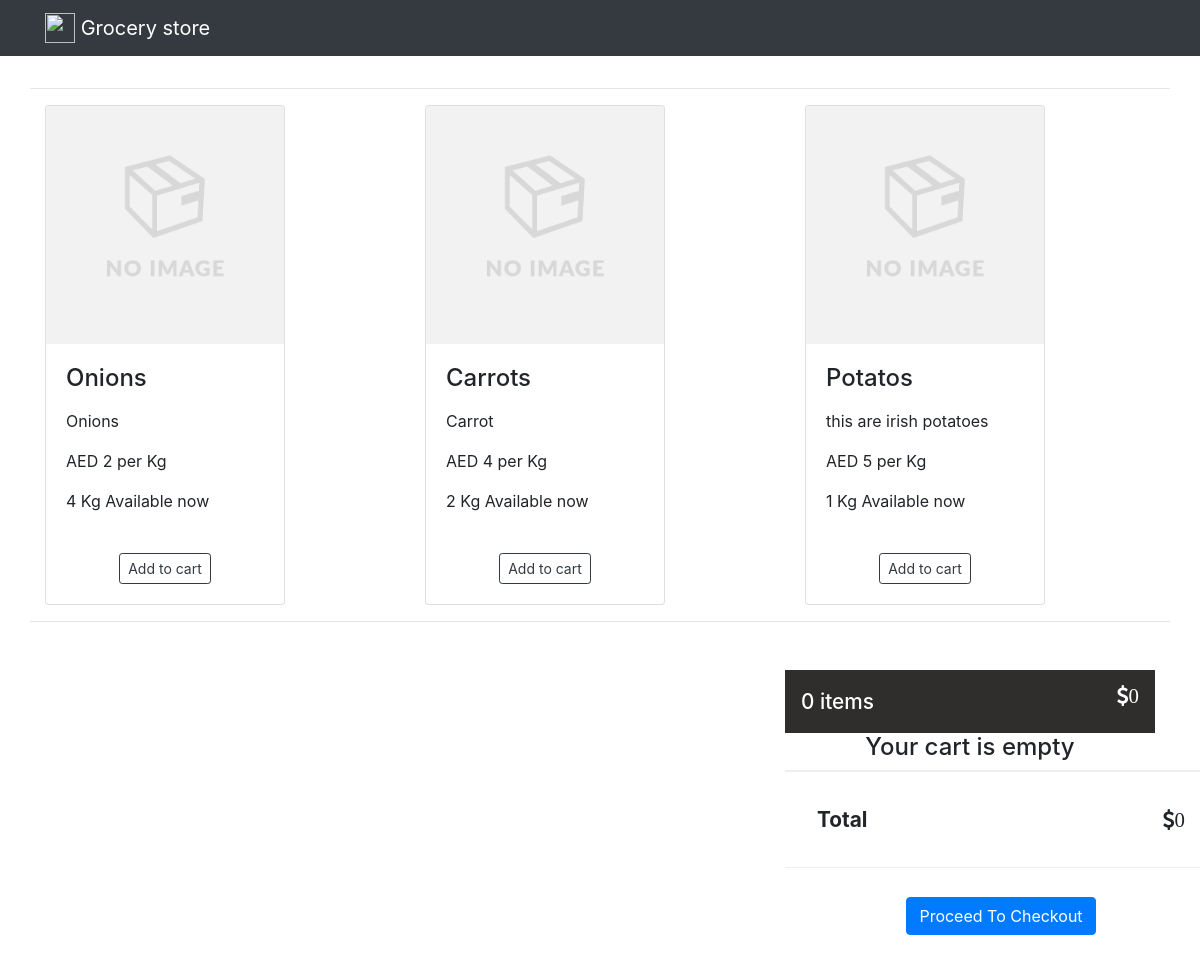
The page / on the database its author committed.
### store/models.py (models this page shows, shortened)
class Product(models.Model):
    product_name = models.CharField(_('Product'), max_length=20)
    product_description = models.CharField(_('Product description'), max_length=200)
    slug = models.SlugField()

class Price(models.Model):
    product = models.ForeignKey(Product, on_delete=models.CASCADE, related_name='prices')
    unit = models.CharField(_('Unit of measurement'), max_length=5,
                            choices=MEASURING_UNIT_CHOICES, default=KILOGRAM)
    price = models.IntegerField(_('Price per unit'))
    currency = models.CharField(_('Currency'), max_length=5,
                            choices=CURRENCIES, default='AED')

class Quantity(models.Model):
    product = models.ForeignKey(Product, on_delete=models.CASCADE, related_name='quantities')
    unit = models.CharField(_('Unit of measurement'), max_length=5,
                            choices=MEASURING_UNIT_CHOICES, default=KILOGRAM)
    quantity = models.IntegerField(_('Available quantity'))

### store/views.py (the view)
# urls.py: path('', ProductsListView.as_view(), name='product_list'),
class ProductsListView(ListView):
    template_name = 'index.html'
    model = Product

### store/templates/index.html (shortened to what this page needs)
{% extends 'base.html' %}
{% block content %}
{% load static %}
<div class="container">
	<div class="row mt-2 ">
			{% for obj in object_list %}
				<div class="col" style="padding:0px;">
					{% include 'snippets/card.html' with instance=obj %}
				</div>
			{% endfor %}
		</div>
		<div class="col-sm-12 col-md-4  ml-auto sticky-top" >
			<div class="row align-items-center " >
				<div class="col text-center " style="padding:0px;">
                 <div id="cart"> </div>
				</div>
			</div>
			</div>
		</div>
{% endblock %}

### store/templates/base.html (shortened to what this page needs)
<!doctype html>
<html lang="en">
  <head>
  {% load static %}
  <link rel="stylesheet" href="https://maxcdn.bootstrapcdn.com/bootstrap/4.0.0-beta/css/bootstrap.min.css">
  <link rel='stylesheet' href='https://maxcdn.bootstrapcdn.com/font-awesome/4.7.0/css/font-awesome.min.css' />
<link rel="stylesheet" href="{% static 'css/style.css' %}">
  </head>
  <body>
  <nav class="navbar navbar-expand-lg navbar-dark bg-dark mb-3">
   <div class='container'>
  <a class="navbar-brand" href="/">
    <img src="" width="30" height="30" class="d-inline-block align-top" alt="">
    {% if brand_name %} {{brand_name }} {% else %}Grocery store {% endif %}
  </a>
</div>
</nav>
  {% block content %} {% endblock %}
</body>
</html>

### store/templates/snippets/card.html
{% load static %}
<hr>
<div class="col-sm-3 col-md-7">
<div class="card" style="width: 15rem;">
    <a href=""><img class="card-img-top" src="{% static 'images/img_empty.png' %}" alt="product"></a>
  <div class="card-body">
    <h4 class="card-title">{{ obj.product_name}}</h4>
    <p class="card-text">{{ obj.product_description|linebreaks|truncatewords:14 }}</p>
    <p class="card-text">{{ obj.prices.all.values.get.currency}} {{ obj.prices.all.values.get.price }} per {{ obj.prices.all.values.get.unit }}</p>
    <p class="card-text">{{obj.quantities.all.values.get.quantity}} {{obj.quantities.all.values.get.unit}} Available now </p>
    <div class='text-center'>
        <button class="text-center btn btn-outline-dark btn-sm mt-4 sc-add-to-cart" data-id={{ obj.id}} data-name={{ obj.product_name }}  data-price={{ obj.prices.all.values.get.price }}  type="submit">Add to cart</button>
    </div>
  </div>
</div>
</div>
<hr>

### static/css/style.css (style rules this page uses)
#cart { margin-top: 2rem; }
.cart-grid { //height: calc(100vh - 190px); }

### rows shown on the page
Product: product_name "Onions", product_description "Onions", prices.all.values.get.currency "AED", prices.all.values.get.price "2", prices.all.values.get.unit "Kg", quantities.all.values.get.quantity "4", quantities.all.values.get.unit "Kg"
Product: product_name "Carrots", product_description "Carrot", prices.all.values.get.currency "AED", prices.all.values.get.price "4", prices.all.values.get.unit "Kg", quantities.all.values.get.quantity "2", quantities.all.values.get.unit "Kg"
Product: product_name "Potatos", product_description "this are irish potatoes", prices.all.values.get.currency "AED", prices.all.values.get.price "5", prices.all.values.get.unit "Kg", quantities.all.values.get.quantity "1", quantities.all.values.get.unit "Kg"
